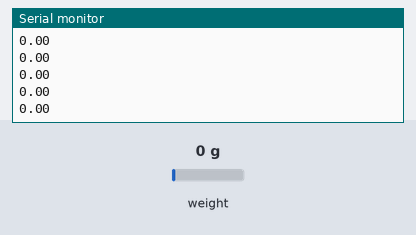
This sketch was run on a simulated Arduino Uno, built with avr-gcc and run on an emulated ATmega328P. Parts: the last lines printed to the serial monitor. Inputs (shaded band) come from the test bench; at power-on: weight on the scale 0 g.

Above: at 2.2 s.
2.3 s: weight on the scale set to 100 g
At 2.31 s:
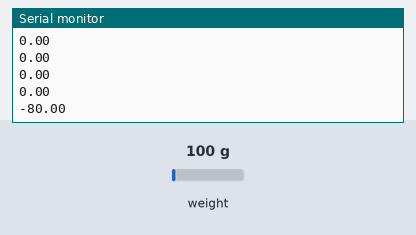
3.8 s: weight on the scale set to 1250 g
At 3.82 s:
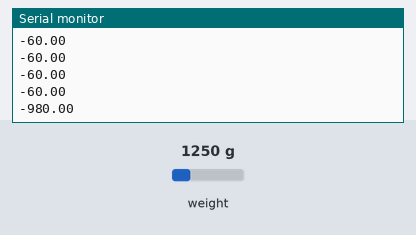
Timing chart, 0 to 6.8 s (numbered marks = the images above; inputs shaded):
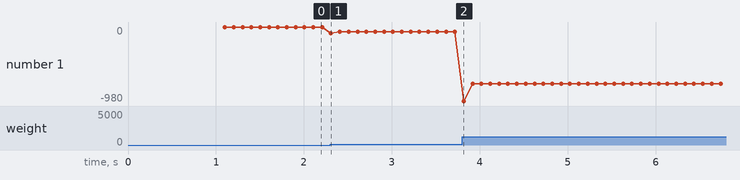

Measured:
- after the input at 2.3 s, the serial monitor: prints a new line at once (image 1)
- after the input at 3.8 s, the serial monitor: prints a new line at once (image 2)
- plotted number 1: 0 → -60 after the input at 2.3 s, -60 → -750 after the input at 3.8 s

The sketch:

loadcell_withoutlog.ino
```cpp
#include "HX711.h"

#define calibration_factor -13350.0 //This value is obtained using the SparkFun_HX711_Calibration sketch
#define LOADCELL_DOUT_PIN  3
#define LOADCELL_SCK_PIN  2
float curren=0;
float previo=0;
float scaled=0;
float max_val=0;
HX711 scale;

void setup() {
  Serial.begin(9600);
  Serial.println("HX711 scale demo");

  scale.begin(LOADCELL_DOUT_PIN, LOADCELL_SCK_PIN);
  scale.set_scale(calibration_factor); //This value is obtained by using the SparkFun_HX711_Calibration sketch
  scale.tare(); //Assuming there is no weight on the scale at start up, reset the scale to 0

  Serial.println("Readings:");
}

void loop() {
  curren=scale.get_units()*1000;
  scaled=0.8*curren + 0.2*previo;
  previo=scaled;
  Serial.print(-scaled); //scale.get_units() returns a float
  previo=-curren;
  //Serial.print("g"); //You can change this to kg but you'll need to refactor the calibration_factor
  Serial.println();
}
```
